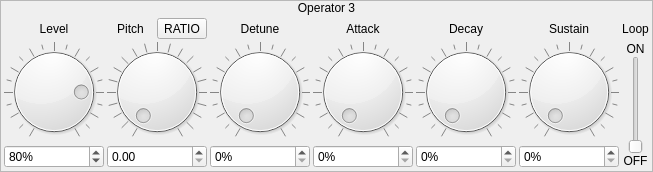
             <widget class="QFrame" name="frame_10">
              <property name="frameShape">
               <enum>QFrame::StyledPanel</enum>
              </property>
              <property name="frameShadow">
               <enum>QFrame::Raised</enum>
              </property>
              <layout class="QVBoxLayout" name="verticalLayout_11">
               <property name="spacing">
                <number>0</number>
               </property>
               <property name="leftMargin">
                <number>0</number>
               </property>
               <property name="topMargin">
                <number>0</number>
               </property>
               <property name="rightMargin">
                <number>0</number>
               </property>
               <property name="bottomMargin">
                <number>0</number>
               </property>
               <item>
                <widget class="QLabel" name="label_39">
                 <property name="sizePolicy">
                  <sizepolicy hsizetype="Preferred" vsizetype="Fixed">
                   <horstretch>0</horstretch>
                   <verstretch>0</verstretch>
                  </sizepolicy>
                 </property>
                 <property name="text">
                  <string>Operator 3</string>
                 </property>
                 <property name="alignment">
                  <set>Qt::AlignCenter</set>
                 </property>
                </widget>
               </item>
               <item>
                <widget class="QWidget" name="widget_10" native="true">
                 <layout class="QGridLayout" name="gridLayout_6">
                  <property name="leftMargin">
                   <number>3</number>
                  </property>
                  <property name="topMargin">
                   <number>3</number>
                  </property>
                  <property name="rightMargin">
                   <number>3</number>
                  </property>
                  <property name="bottomMargin">
                   <number>3</number>
                  </property>
                  <property name="spacing">
                   <number>3</number>
                  </property>
                  <item row="1" column="1" colspan="2">
                   <widget class="QDial" name="dialOp3Pitch">
                    <property name="minimum">
                     <number>0</number>
                    </property>
                    <property name="maximum">
                     <number>1500</number>
                    </property>
                    <property name="notchTarget">
                     <double>50.000000000000000</double>
                    </property>
                    <property name="notchesVisible">
                     <bool>true</bool>
                    </property>
                   </widget>
                  </item>
                  <item row="0" column="6">
                   <widget class="QLabel" name="label_45">
                    <property name="text">
                     <string>Sustain</string>
                    </property>
                    <property name="alignment">
                     <set>Qt::AlignCenter</set>
                    </property>
                   </widget>
                  </item>
                  <item row="1" column="5">
                   <widget class="QDial" name="dial_33">
                    <property name="maximum">
                     <number>100</number>
                    </property>
                    <property name="value">
                     <number>0</number>
                    </property>
                    <property name="notchTarget">
                     <double>5.000000000000000</double>
                    </property>
                    <property name="notchesVisible">
                     <bool>true</bool>
                    </property>
                   </widget>
                  </item>
                  <item row="0" column="5">
                   <widget class="QLabel" name="label_44">
                    <property name="text">
                     <string>Decay</string>
                    </property>
                    <property name="alignment">
                     <set>Qt::AlignCenter</set>
                    </property>
                   </widget>
                  </item>
                  <item row="1" column="0">
                   <widget class="QDial" name="dial_29">
                    <property name="maximum">
                     <number>100</number>
                    </property>
                    <property name="value">
                     <number>80</number>
                    </property>
                    <property name="notchTarget">
                     <double>5.000000000000000</double>
                    </property>
                    <property name="notchesVisible">
                     <bool>true</bool>
                    </property>
                   </widget>
                  </item>
                  <item row="1" column="4">
                   <widget class="QDial" name="dial_32">
                    <property name="maximum">
                     <number>100</number>
                    </property>
                    <property name="value">
                     <number>0</number>
                    </property>
                    <property name="notchTarget">
                     <double>5.000000000000000</double>
                    </property>
                    <property name="notchesVisible">
                     <bool>true</bool>
                    </property>
                   </widget>
                  </item>
                  <item row="0" column="1">
                   <widget class="QLabel" name="label_41">
                    <property name="text">
                     <string>Pitch</string>
                    </property>
                    <property name="alignment">
                     <set>Qt::AlignCenter</set>
                    </property>
                   </widget>
                  </item>
                  <item row="2" column="4">
                   <widget class="QSpinBox" name="numOp3Attack">
                    <property name="suffix">
                     <string>%</string>
                    </property>
                    <property name="maximum">
                     <number>100</number>
                    </property>
                   </widget>
                  </item>
                  <item row="1" column="6">
                   <widget class="QDial" name="dial_34">
                    <property name="maximum">
                     <number>100</number>
                    </property>
                    <property name="value">
                     <number>0</number>
                    </property>
                    <property name="notchTarget">
                     <double>5.000000000000000</double>
                    </property>
                    <property name="notchesVisible">
                     <bool>true</bool>
                    </property>
                   </widget>
                  </item>
                  <item row="0" column="2">
                   <widget class="QToolButton" name="btnOp3Fixed">
                    <property name="text">
                     <string>RATIO</string>
                    </property>
                    <property name="checkable">
                     <bool>true</bool>
                    </property>
                   </widget>
                  </item>
                  <item row="2" column="0">
                   <widget class="QSpinBox" name="numOp3Level">
                    <property name="suffix">
                     <string>%</string>
                    </property>
                    <property name="maximum">
                     <number>100</number>
                    </property>
                    <property name="value">
                     <number>80</number>
                    </property>
                   </widget>
                  </item>
                  <item row="2" column="3">
                   <widget class="QSpinBox" name="numOp3Detune">
                    <property name="suffix">
                     <string>%</string>
                    </property>
                    <property name="maximum">
                     <number>100</number>
                    </property>
                   </widget>
                  </item>
                  <item row="0" column="3">
                   <widget class="QLabel" name="label_42">
                    <property name="text">
                     <string>Detune</string>
                    </property>
                    <property name="alignment">
                     <set>Qt::AlignCenter</set>
                    </property>
                   </widget>
                  </item>
                  <item row="2" column="5">
                   <widget class="QSpinBox" name="numOp3Decay">
                    <property name="suffix">
                     <string>%</string>
                    </property>
                    <property name="maximum">
                     <number>100</number>
                    </property>
                   </widget>
                  </item>
                  <item row="1" column="3">
                   <widget class="QDial" name="dial_31">
                    <property name="maximum">
                     <number>100</number>
                    </property>
                    <property name="value">
                     <number>0</number>
                    </property>
                    <property name="notchTarget">
                     <double>5.000000000000000</double>
                    </property>
                    <property name="notchesVisible">
                     <bool>true</bool>
                    </property>
                   </widget>
                  </item>
                  <item row="0" column="0">
                   <widget class="QLabel" name="label_40">
                    <property name="text">
                     <string>Level</string>
                    </property>
                    <property name="alignment">
                     <set>Qt::AlignCenter</set>
                    </property>
                   </widget>
                  </item>
                  <item row="2" column="6">
                   <widget class="QSpinBox" name="numOp3Sustain">
                    <property name="suffix">
                     <string>%</string>
                    </property>
                    <property name="maximum">
                     <number>100</number>
                    </property>
                   </widget>
                  </item>
                  <item row="2" column="1" colspan="2">
                   <widget class="QDoubleSpinBox" name="dblOp3Pitch">
                    <property name="maximum">
                     <double>15.000000000000000</double>
                    </property>
                    <property name="singleStep">
                     <double>1.000000000000000</double>
                    </property>
                   </widget>
                  </item>
                  <item row="0" column="4">
                   <widget class="QLabel" name="label_43">
                    <property name="text">
                     <string>Attack</string>
                    </property>
                    <property name="alignment">
                     <set>Qt::AlignCenter</set>
                    </property>
                   </widget>
                  </item>
                  <item row="0" column="7">
                   <widget class="QLabel" name="label_54">
                    <property name="text">
                     <string>Loop</string>
                    </property>
                    <property name="alignment">
                     <set>Qt::AlignCenter</set>
                    </property>
                   </widget>
                  </item>
                  <item row="1" column="7" rowspan="2">
                   <widget class="QWidget" name="widget_13" native="true">
                    <layout class="QVBoxLayout" name="verticalLayout_14">
                     <property name="spacing">
                      <number>0</number>
                     </property>
                     <property name="leftMargin">
                      <number>0</number>
                     </property>
                     <property name="topMargin">
                      <number>0</number>
                     </property>
                     <property name="rightMargin">
                      <number>0</number>
                     </property>
                     <property name="bottomMargin">
                      <number>0</number>
                     </property>
                     <item>
                      <widget class="QLabel" name="label_55">
                       <property name="text">
                        <string>ON</string>
                       </property>
                       <property name="alignment">
                        <set>Qt::AlignCenter</set>
                       </property>
                      </widget>
                     </item>
                     <item>
                      <widget class="QWidget" name="widget_15" native="true">
                       <layout class="QHBoxLayout" name="horizontalLayout_5">
                        <property name="spacing">
                         <number>0</number>
                        </property>
                        <property name="leftMargin">
                         <number>0</number>
                        </property>
                        <property name="topMargin">
                         <number>0</number>
                        </property>
                        <property name="rightMargin">
                         <number>0</number>
                        </property>
                        <property name="bottomMargin">
                         <number>0</number>
                        </property>
                        <item>
                         <widget class="QSlider" name="sldrOp3Loop">
                          <property name="maximum">
                           <number>1</number>
                          </property>
                          <property name="orientation">
                           <enum>Qt::Vertical</enum>
                          </property>
                         </widget>
                        </item>
                       </layout>
                      </widget>
                     </item>
                     <item>
                      <widget class="QLabel" name="label_56">
                       <property name="text">
                        <string>OFF</string>
                       </property>
                       <property name="alignment">
                        <set>Qt::AlignCenter</set>
                       </property>
                      </widget>
                     </item>
                    </layout>
                   </widget>
                  </item>
                 </layout>
                </widget>
               </item>
              </layout>
             </widget>
